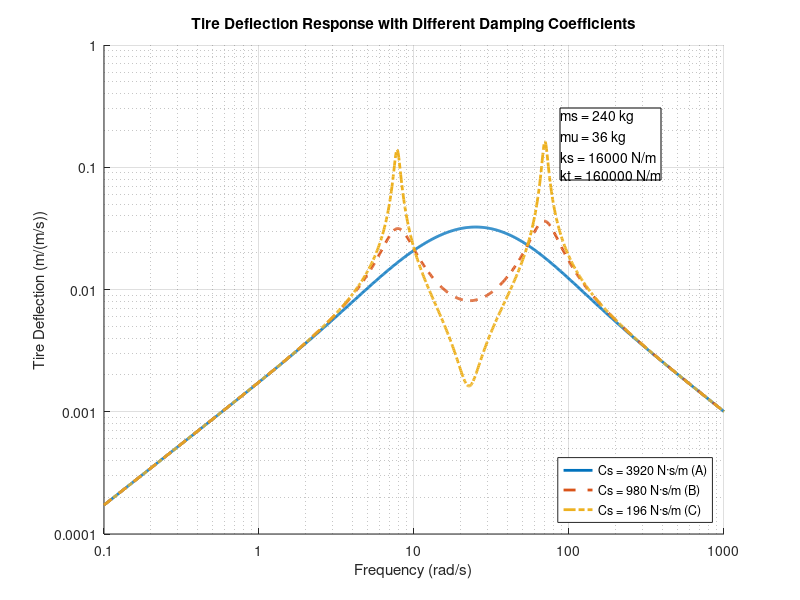

MATLAB code to generate this figure: (Note: this script raises an error after producing the figure.)
clc
clear
close all
%%

% System parameters
ms = 240;    % Sprung mass (kg)
mu = 36;     % Unsprung mass (kg)
ks = 16000;  % Spring stiffness (N/m)
kt = 160000; % Tire stiffness (N/m)

% Different damping coefficients
bs_cases = [3920, 980, 196];  % Cases A, B, C (N·s/m)
line_styles = {'-', '--', '-.'};  % Different line styles for each case

% Frequency range (matching the plot)
w = logspace(-1, 3, 1000);  % 0.1 to 1000 rad/s

% Create figure with log-log scale
figure('Position', [100 100 800 500])
hold on

% Calculate and plot for each damping case
for i = 1:length(bs_cases)
    bs = bs_cases(i);
    
    % Calculate transfer function
    for j = 1:length(w)
        s = 1i*w(j);
        
        % Numerator for Ht(s) = (zu-zr)/żr
        num = -(mu*ms*s^3 + (mu+ms)*bs*s^2 + (mu+ms)*ks*s);
        
        % Denominator
        d = ms*mu*s^4 + (mu+ms)*bs*s^3 + ((ms+mu)*ks + ms*kt)*s^2 + bs*kt*s + ks*kt;
        
        % Transfer function (absolute value for magnitude)
        H(j) = abs(num/d);
    end
    
    % Plot on log-log scale
    loglog(w, H, line_styles{i}, 'LineWidth', 2)
end

% Configure plot
grid on
xlabel('Frequency (rad/s)')
ylabel('Tire Deflection (m/(m/s))')
title('Tire Deflection Response with Different Damping Coefficients')

% Set specific axis ticks
xticks([0.1 1 10 100 1000])
yticks([0.0001 0.001 0.01 0.1 1])
xticklabels({'0.1', '1', '10', '100', '1000'})
yticklabels({'0.0001', '0.001', '0.01', '0.1', '1'})

% Set axis limits
xlim([0.1 1000])
ylim([0.0001 1])

% Add legend
legend('Cs = 3920 N·s/m (A)', 'Cs = 980 N·s/m (B)', 'Cs = 196 N·s/m (C)', ...
    'Location', 'southeast')

% Add system parameters text box
txt = sprintf('ms = %d kg\nmu = %d kg\nks = %d N/m\nkt = %d N/m', ...
    ms, mu, ks, kt);
annotation('textbox', [0.7 0.7 0.2 0.2], 'String', txt, ...
    'FitBoxToText', 'on', 'BackgroundColor', 'white')

% Add grid
grid on
ax = gca;
ax.GridAlpha = 0.3;

% Make the grid lines match the main ticks only
ax.XMinorGrid = 'off';
ax.YMinorGrid = 'off';
ax.XScale = 'log';
ax.YScale = 'log';

% Add text annotations for key observations
text(0.2, 0.0002, 'Low frequency: follows road profile', 'FontSize', 8)
text(50, 0.005, 'High damping improves road holding', 'FontSize', 8)
text(2, 0.5, 'Low damping: poor road contact', 'FontSize', 8)